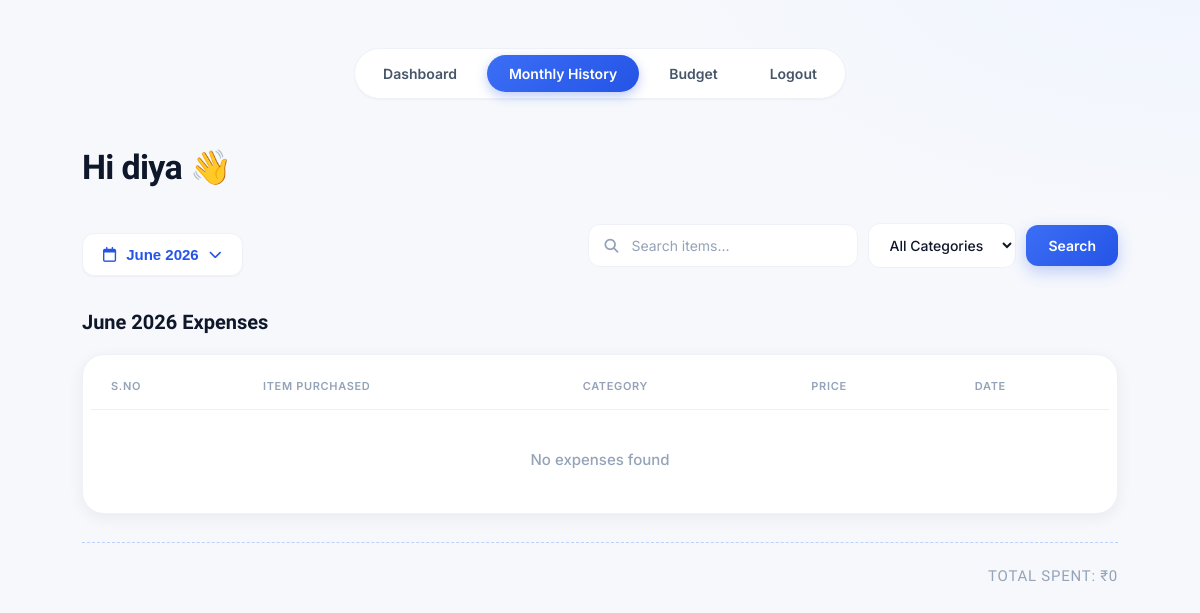
/monthly-history/ (signed in), run on an earlier commit of the app's database.
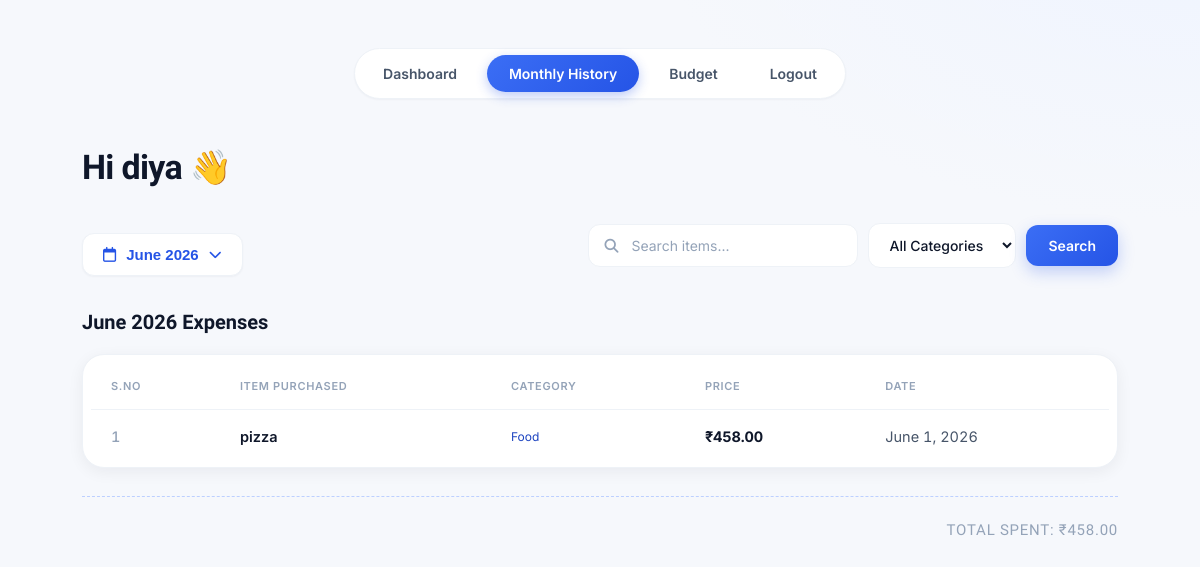
And on a later commit of the database.
### users/models.py (models this page shows, shortened)
class Expense(models.Model):
    user = models.ForeignKey(
        User,
        on_delete=models.CASCADE
    )
    item_name = models.CharField(
        max_length=100
    )
    category = models.CharField(
        max_length=50
    )
    amount = models.DecimalField(
        max_digits=10,
        decimal_places=2
    )
    expense_date = models.DateField()

### users/views.py (the view)
# urls.py: path('monthly-history/',views.monthly_history,name='monthly_history'),
@login_required
def monthly_history(request):
    today = date.today()
    try:
        selected_month = int(request.GET.get('month', today.month))
        selected_year = int(request.GET.get('year', today.year))
    except (ValueError, TypeError):
        selected_month = today.month
        selected_year = today.year
    search_query = request.GET.get('search', '').strip()
    category_filter = request.GET.get('category', '').strip()
    expenses = Expense.objects.filter(
        user=request.user,
        expense_date__month=selected_month,
        expense_date__year=selected_year
    )
    if search_query:
        expenses = expenses.filter(item_name__icontains=search_query)
    if category_filter and category_filter != 'All':
        expenses = expenses.filter(category=category_filter)
    expenses = expenses.order_by('expense_date')
    total_spent = sum(expense.amount for expense in expenses)
    first_expense = Expense.objects.filter(user=request.user).order_by('expense_date').first()
    min_year = first_expense.expense_date.year if first_expense else today.year
    max_year = today.year
    months = [
        (1, 'January'), (2, 'February'), (3, 'March'),
        (4, 'April'),   (5, 'May'),      (6, 'June'),
        (7, 'July'),    (8, 'August'),   (9, 'September'),
        (10, 'October'),(11, 'November'),(12, 'December'),
    ]
    context = {
        'expenses': expenses,
        'total_spent': total_spent,
        'selected_month': selected_month,
        'selected_year': selected_year,
        'months': months,
        'min_year': min_year,
        'max_year': max_year,
        'selected_month_name': date(selected_year, selected_month, 1).strftime("%B %Y"),
        'search_query': search_query,
        'category_filter': category_filter or 'All',
        'categories': CATEGORIES,
    }
    return render(request, 'monthly_history.html', context)

### users/templates/monthly_history.html (shortened to what this page needs)
{% load static %}
<!DOCTYPE html>
<html lang="en">
<head>
    <link rel="stylesheet" href="https://cdnjs.cloudflare.com/ajax/libs/font-awesome/6.5.1/css/all.min.css">
    <link rel="stylesheet" href="{% static 'css/dashboard.css' %}">
</head>
<body>
<div class="container">
    <div class="navbar">
        <a href="{% url 'dashboard' %}">Dashboard</a>
        <a href="{% url 'monthly_history' %}" class="active">Monthly History</a>
        <a href="{% url 'budget' %}">Budget</a>
        <a href="{% url 'logout' %}" class="nav-logout">Logout</a>
    </div>
    <div class="header">
        <div>
            <h1>Hi {{ request.user.username }} 👋</h1>
        </div>
    </div>
    <div class="picker-wrapper">
        <div class="picker-left">
            <button class="picker-toggle-btn" id="toggleBtn" onclick="togglePicker()">
                <i class="fa-regular fa-calendar"></i>
                {{ selected_month_name }}
                <i class="fa-solid fa-chevron-down"></i>
            </button>
        </div>
        <form method="GET" class="filter-bar" id="filterBar">
            <div class="search-field">
                <input
                    type="text"
                    name="search"
                    value="{{ search_query }}"
                    placeholder="Search items..."
                    autocomplete="off">
            </div>
            <select name="category" onchange="document.getElementById('filterBar').submit()">
                <option value="All" {% if category_filter == 'All' %}selected{% endif %}>All Categories</option>
            </select>
            <button type="submit" class="filter-apply-btn">Search</button>
        </form>
    </div>
    <h2 class="history-heading">
        {{ selected_month_name }}
        Expenses
    </h2>
    <div class="table-container">
        <table>
            <thead>
                <tr>
                    <th>S.No</th>
                    <th>Item Purchased</th>
                    <th>Category</th>
                    <th>Price</th>
                    <th>Date</th>
                </tr>
            </thead>
            <tbody>
                {% for expense in expenses %}
                <tr>
                    <td>{{ forloop.counter }}</td>
                    <td>{{ expense.item_name }}</td>
                    <td>{{ expense.category }}</td>
                    <td>₹{{ expense.amount }}</td>
                    <td>{{ expense.expense_date }}</td>
                </tr>
                {% empty %}
                <tr>
                    <td colspan="5" class="no-expenses">
                        No expenses found
                    </td>
                </tr>
                {% endfor %}
            </tbody>
        </table>
    </div>
    <div class="total">
        Total Spent: ₹{{ total_spent }}
    </div>
</div>
</body>
</html>

What changed in the data, as far as the page shows it:
added Expense: item_name "pizza", category "Food", amount "458.00", expense_date "June 1, 2026"
Also different on the page:
{{ total_spent }}: "0" → "458.00"
text no longer shown: "No expenses found"
